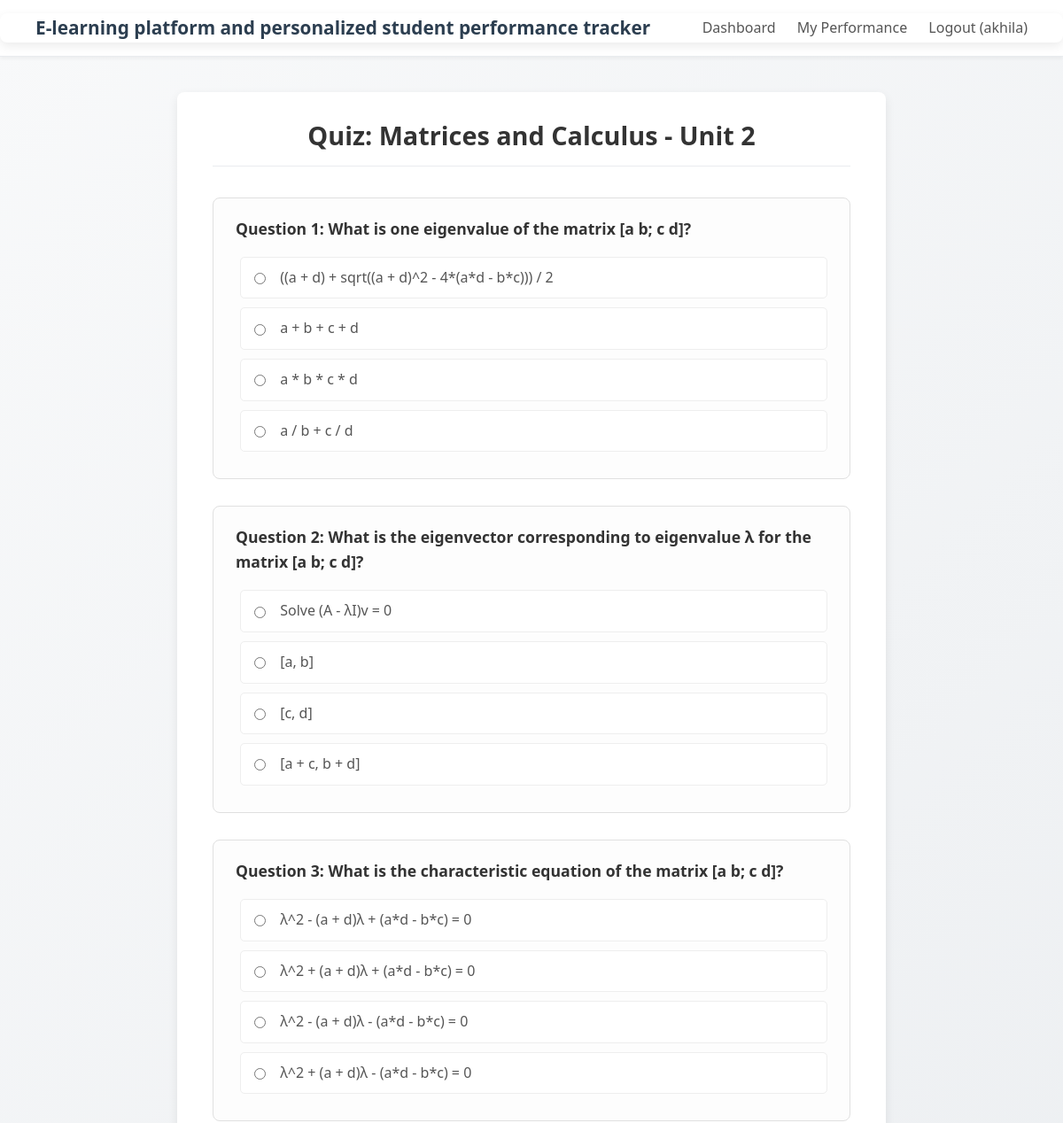
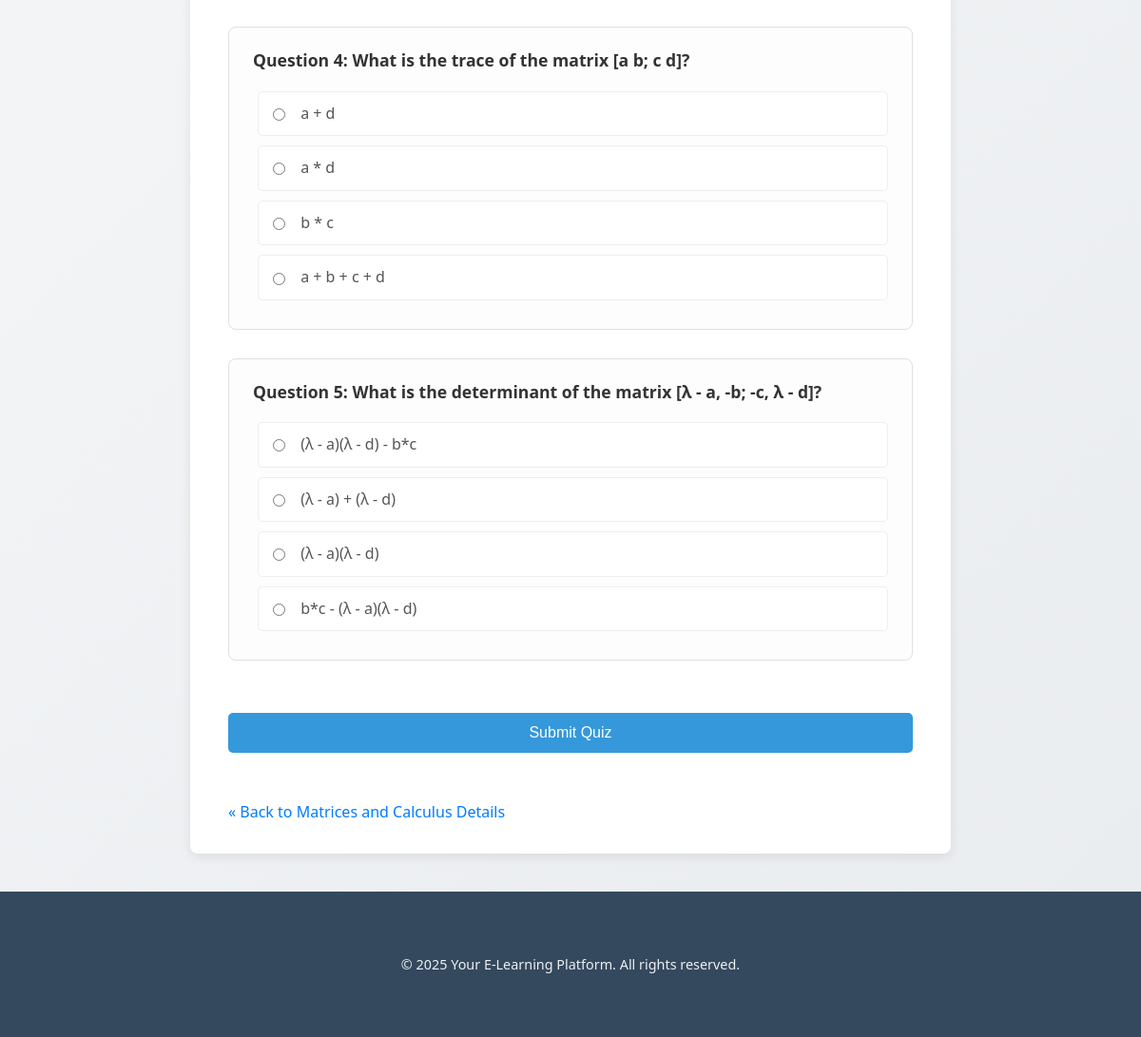
The app's page /quiz/1/1/Matrices and Calculus/2 (signed in) with its own data (2 pictures, top to bottom).
### tables this page shows
CREATE TABLE quizzes (
    id INTEGER PRIMARY KEY AUTOINCREMENT,
    year INTEGER NOT NULL,
    semester INTEGER NOT NULL,
    subject TEXT NOT NULL,
    unit INTEGER NOT NULL,
    question_number INTEGER NOT NULL, -- Order of question within the quiz (e.g., 1, 2, 3...)
    question_text TEXT NOT NULL,
    option1 TEXT NOT NULL,
    option2 TEXT NOT NULL,
    option3 TEXT NOT NULL,
    option4 TEXT NOT NULL,
    correct_option INTEGER NOT NULL, -- Number corresponding to the correct option (1, 2, 3, or 4)
    UNIQUE(year, semester, subject, unit, question_number) -- Ensure unique questions per quiz unit
);

### app.py (the view)
@app.route('/quiz/<int:year>/<int:semester>/<subject>/<int:unit>')
@login_required
def quiz(year, semester, subject, unit):
    if not (1 <= year <= 4 and 1 <= semester <= 2 and 1 <= unit <= 5):
        flash("Invalid quiz parameters.", "error")
        return redirect(url_for('dashboard'))
    questions = []
    db = get_db()
    if db:
        try:
            query = """
                SELECT id, question_number, question_text, option1, option2, option3, option4
                FROM quizzes
                WHERE year = ? AND semester = ? AND LOWER(TRIM(subject)) = LOWER(TRIM(?)) AND unit = ?
                ORDER BY question_number
            """
            questions = db.execute(query, (year, semester, subject, unit)).fetchall()
        except sqlite3.Error as e:
            print(f"DB error fetching questions: {e}")
            flash("Database error fetching quiz questions.", "error")
    if not questions:
        flash(f'No quiz questions found for {subject} - Unit {unit}.', 'warning')
        return redirect(url_for('subject_detail_view', year=year, semester=semester, subject=subject))
    return render_template('quiz.html', questions=questions, year=year, semester=semester, subject=subject, unit=unit)

### app.py (called while the page is built)
def get_db():
    if 'db' not in g:
        try:
            g.db = sqlite3.connect(DATABASE, timeout=10)
            g.db.row_factory = sqlite3.Row
            g.db.execute("PRAGMA journal_mode=WAL;")
            g.db.execute("PRAGMA busy_timeout = 5000;")
            g.db.execute("PRAGMA foreign_keys = ON;")
        except sqlite3.Error as e:
            print(f"Database connection error: {e}")
            flash("Database service is currently unavailable. Please try again later.", "error")
            g.db = None # Ensure g.db is None if connection fails
    return g.db

@app.context_processor
def inject_now():
    return {'now': datetime.now(timezone.utc)}

def login_required(f):
    @functools.wraps(f)
    def decorated_function(*args, **kwargs):
        if 'user_id' not in session:
            flash('Please log in to access this page.', 'warning')
            session['next_url'] = request.url
            return redirect(url_for('login'))
        return f(*args, **kwargs)
    return decorated_function

### templates/quiz.html (shortened to what this page needs)
{% extends "base.html" %}
{% block content %}
<div class="quiz-container">
    <h1>Quiz: {{ subject }} - Unit {{ unit }}</h1>
    {% if questions %}
        <div id="quiz">
            <form id="quiz-form" method="POST" action="{{ url_for('submit_quiz') }}">
                {% for question in questions %}
                    <div class="question">
                        <p><strong>Question {{ question.question_number }}:</strong> {{ question.question_text | safe }}</p>
                        <div class="options">
                            {% if question.option1 is not none %}
                            <label><input type="radio" name="q_{{ question.question_number }}" value="1" required> {{ question.option1 | safe }}</label>
                            {% endif %}
                            {% if question.option2 is not none %}
                            <label><input type="radio" name="q_{{ question.question_number }}" value="2" required> {{ question.option2 | safe }}</label>
                            {% endif %}
                            {% if question.option3 is not none %}
                            <label><input type="radio" name="q_{{ question.question_number }}" value="3" required> {{ question.option3 | safe }}</label>
                            {% endif %}
                            {% if question.option4 is not none %}
                            <label><input type="radio" name="q_{{ question.question_number }}" value="4" required> {{ question.option4 | safe }}</label>
                            {% endif %}
                        </div>
                    </div>
                {% endfor %}
                <button class="submit-quiz-button" type="submit">Submit Quiz</button>
            </form>
        </div>
        <div style="margin-top: 30px;">
             <a class="back-link" href="{{ url_for('subject_detail_view', year=year, semester=semester, subject=subject) }}">
                « Back to {{ subject }} Details
            </a>
        </div>
    {% endif %}
</div>
{% endblock %}

### static/css/style.css (style rules this page uses)
* { box-sizing: border-box; margin: 0; padding: 0; }
body { font-family: system-ui, -apple-system, BlinkMacSystemFont, "Segoe UI", Roboto, Oxygen, Ubuntu, Cantarell, "Open Sans", "Helvetica Neue", sans-serif; line-height: 1.6; color: #34495e; background-color: #eef2f7; background-image: linear-gradient(135deg, #f8f9fa 0%, #e9ecef 100%); min-height: 100vh; display: flex; flex-direction: column; }
h1, h2, h3, h4, h5, h6 { margin-bottom: 0.75em; color: #2c3e50; font-weight: 600; line-height: 1.3; }
h1 { font-size: 2em; text-align: center; border-bottom: 1px solid #e9ecef; padding-bottom: 15px; margin-bottom: 30px; }
p { margin-bottom: 1em; }
a { color: #3498db; text-decoration: none; transition: color 0.2s ease; }
form { margin-bottom: 1.5em; }
label { display: block; margin-bottom: 6px; font-weight: 500; color: #555; }
button[type="submit"], .button { display: inline-block; padding: 12px 25px; background-color: #3498db; color: white; border: none; border-radius: 5px; font-size: 1em; font-weight: 500; cursor: pointer; transition: background-color 0.2s ease; text-align: center; text-decoration: none; }
.back-link { display: inline-block; margin-top: 20px; font-weight: 500; color: #007bff; text-decoration: none; }
.quiz-container { max-width: 800px; margin: 40px auto; background-color: #ffffff; padding: 30px 40px; border-radius: 8px; box-shadow: 0 4px 12px rgba(0, 0, 0, 0.08); }
.quiz-container h1 { color: #333; text-align: center; margin-bottom: 35px; font-size: 1.8em; }
.quiz-container .question { margin-bottom: 30px; border: 1px solid #e0e0e0; padding: 20px 25px; border-radius: 8px; background-color: #fdfdfd; }
.quiz-container .question p { margin-top: 0; margin-bottom: 18px; font-weight: 600; font-size: 1.1em; color: #333; }
.quiz-container .options label { display: block; margin: 10px 0 10px 5px; cursor: pointer; padding: 10px 15px; border-radius: 5px; transition: background-color 0.2s ease, border-color 0.2s ease; border: 1px solid #eee; background-color: #fff; }
.quiz-container .options input[type="radio"] { margin-right: 12px; vertical-align: middle; accent-color: #3498db; }
.submit-quiz-button { display: block; width: 100%; padding: 14px 25px; font-size: 1.1em; font-weight: 600; cursor: pointer; background-color: #28a745; color: white; border: none; border-radius: 5px; text-align: center; margin-top: 25px; transition: background-color 0.2s ease, transform 0.1s ease; }

### records on screen
quizzes: question_number "1", question_text "What is one eigenvalue of the matrix [a b; c d]?", option1 "((a + d) + sqrt((a + d)^2 - 4*(a*d - b*c))) / 2", option2 "a + b + c + d", option3 "a * b * c * d", option4 "a / b + c / d"
quizzes: question_number "2", question_text "What is the eigenvector corresponding to eigenvalue λ for the matrix [a b; c d]?", option1 "Solve (A - λI)v = 0", option2 "[a, b]", option3 "[c, d]", option4 "[a + c, b + d]"
quizzes: question_number "3", question_text "What is the characteristic equation of the matrix [a b; c d]?", option1 "λ^2 - (a + d)λ + (a*d - b*c) = 0", option2 "λ^2 + (a + d)λ + (a*d - b*c) = 0", option3 "λ^2 - (a + d)λ - (a*d - b*c) = 0", option4 "λ^2 + (a + d)λ - (a*d - b*c) = 0"
quizzes: question_number "4", question_text "What is the trace of the matrix [a b; c d]?", option1 "a + d", option2 "a * d", option3 "b * c", option4 "a + b + c + d"
quizzes: question_number "5", question_text "What is the determinant of the matrix [λ - a, -b; -c, λ - d]?", option1 "(λ - a)(λ - d) - b*c", option2 "(λ - a) + (λ - d)", option3 "(λ - a)(λ - d)", option4 "b*c - (λ - a)(λ - d)"

### other values on screen
{{ session.username }} "akhila"
{{ subject }} "Matrices and Calculus"
{{ unit }} "2"
